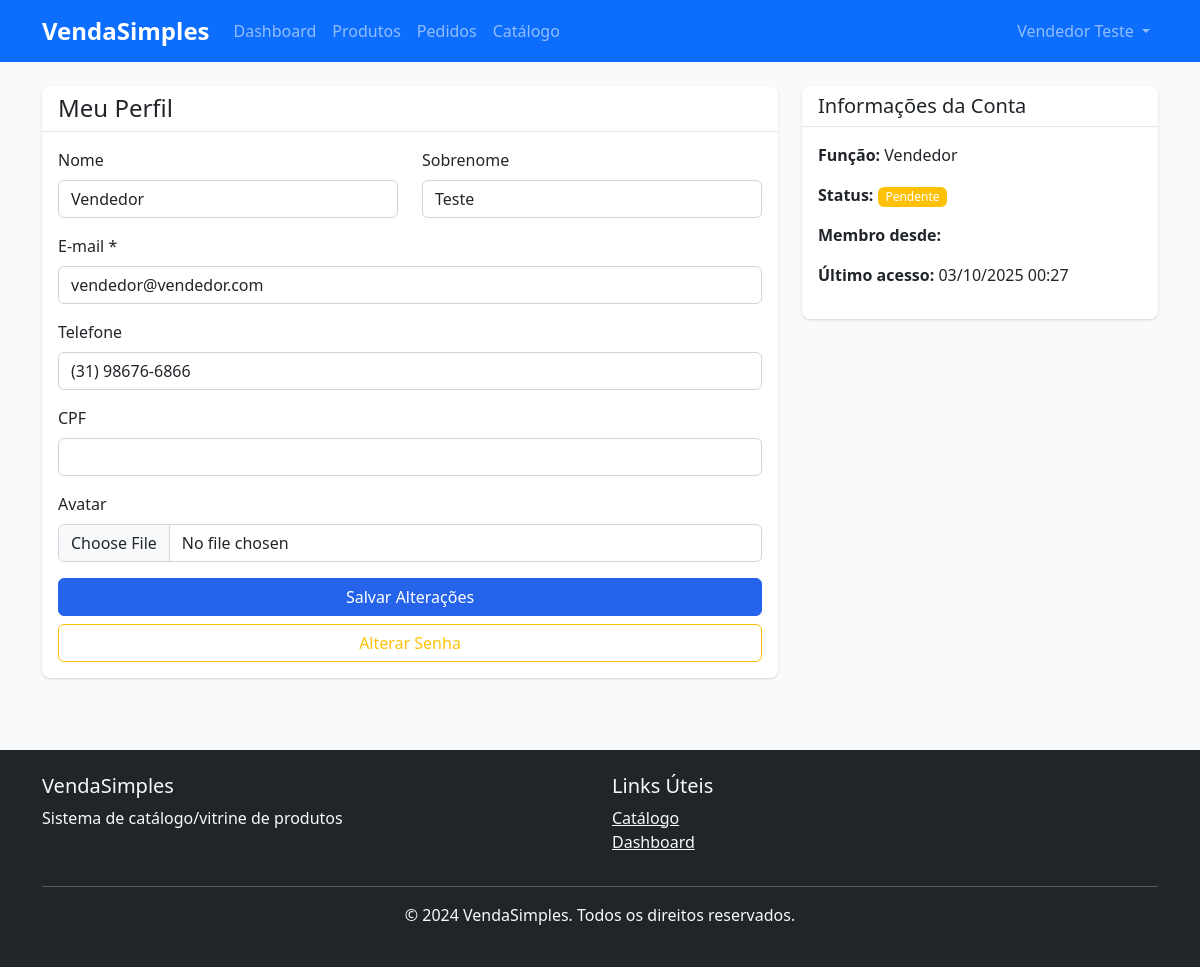
Before: /auth/profile/ (signed in) with the older database file.
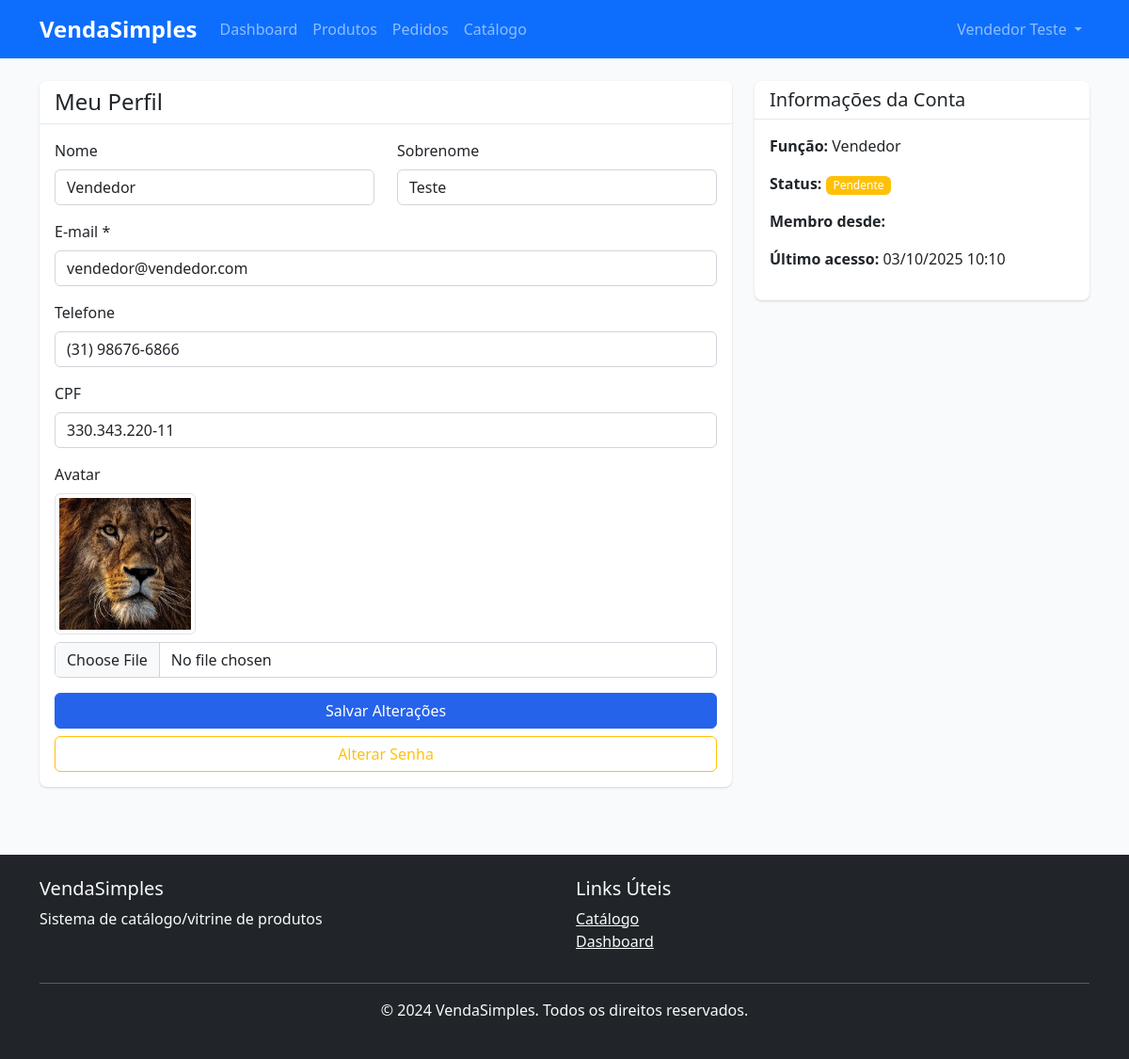
After: the same page with the newer database file.
### apps/authentication/models.py (models this page shows, shortened)
class Profile(TimeStampedModel):
    user = models.OneToOneField(
        User,
        on_delete=models.CASCADE,
        related_name='profile'
    )
    cpf = models.CharField(
        max_length=14,
        unique=True,
        null=True,
        blank=True,
        db_index=True,
        validators=[validate_cpf],
        verbose_name='CPF'
    )
    telefone = models.CharField(
        max_length=20,
        null=True,
        blank=True,
        validators=[validate_phone],
        verbose_name='Telefone'
    )
    whatsapp = models.CharField(
        max_length=20,
        null=True,
        blank=True,
        validators=[validate_phone],
        verbose_name='WhatsApp'
    )
    data_nascimento = models.DateField(
        null=True,
        blank=True,
        verbose_name='Data de Nascimento'
    )
    avatar = models.ImageField(
        upload_to='avatars/',
        null=True,
        blank=True,
        verbose_name='Avatar'
    )
    empresa = models.ForeignKey(
        Empresa,
        on_delete=models.SET_NULL,
        null=True,
        blank=True,
        related_name='vendedores',
        verbose_name='Empresa'
    )
    cep = models.CharField(
        max_length=9,
        blank=True,
        validators=[validate_cep],
        verbose_name='CEP'
    )
    endereco = models.CharField(
        max_length=255,
        blank=True,
        verbose_name='Endereço'
    )
    numero = models.CharField(
        max_length=20,
        blank=True,
        verbose_name='Número'
    )
    complemento = models.CharField(
        max_length=100,
        blank=True,
        verbose_name='Complemento'
    )
    bairro = models.CharField(
        max_length=100,
        blank=True,
        verbose_name='Bairro'
    )
    cidade = models.CharField(
        max_length=100,
        blank=True,
        verbose_name='Cidade'
    )
    estado = models.CharField(
        max_length=2,
        blank=True,
        verbose_name='Estado'
    )
    class Meta:
        db_table = 'profiles'
        verbose_name = 'Perfil'
        verbose_name_plural = 'Perfis'

class User(AbstractBaseUser, PermissionsMixin, TimeStampedModel, SoftDeleteModel):
    email = models.EmailField(
        unique=True,
        db_index=True,
        verbose_name='E-mail'
    )
    first_name = models.CharField(
        max_length=150,
        verbose_name='Nome'
    )
    last_name = models.CharField(
        max_length=150,
        verbose_name='Sobrenome'
    )
    role = models.CharField(
        max_length=20,
        choices=UserRole.choices,
        db_index=True,
        verbose_name='Função'
    )
    is_staff = models.BooleanField(
        default=False,
        verbose_name='Acesso ao Admin'
    )
    is_verified = models.BooleanField(
        default=False,
        db_index=True,
        verbose_name='E-mail Verificado'
    )
    phone = models.CharField(
        max_length=20,
        blank=True,
        null=True,
        validators=[validate_phone],
        verbose_name='Telefone'
    )
    USERNAME_FIELD = 'email'
    REQUIRED_FIELDS = ['first_name', 'last_name', 'role']
    objects = UserManager()
    class Meta:
        db_table = 'users'
        verbose_name = 'Usuário'
        verbose_name_plural = 'Usuários'
        indexes = [
            models.Index(fields=['email', 'role']),
            models.Index(fields=['is_active', 'role']),
            models.Index(fields=['is_verified', 'is_active']),
        ]
    def get_full_name(self):
        return f"{self.first_name} {self.last_name}".strip()

### apps/authentication/views.py (the view)
# urls.py: path("profile/", views.profile_view, name="profile"),
@login_required
def profile_view(request):
    from .models import Profile
    user = request.user
    profile, created = Profile.objects.get_or_create(user=user)
    if request.method == "POST":
        user_form = UserProfileForm(request.POST, instance=user)
        profile_form = ProfileForm(request.POST, request.FILES, instance=profile)
        if user_form.is_valid() and profile_form.is_valid():
            user_form.save()
            profile_instance = profile_form.save(commit=False)
            if "avatar" in request.FILES:
                profile_instance.avatar = request.FILES.get("avatar")
            profile_instance.user = user
            profile_instance.save()
            messages.success(request, "Perfil atualizado com sucesso!")
            return redirect("authentication:profile")
    else:
        user_form = UserProfileForm(instance=user)
        profile_form = ProfileForm(instance=profile)
    context = {
        "user_form": user_form,
        "profile_form": profile_form,
    }
    return render(request, "authentication/profile.html", context)

### apps/authentication/forms.py (shortened to what this page needs)
class UserProfileForm(forms.ModelForm):
    class Meta:
        model = User
        fields = ["first_name", "last_name", "email", "phone"]
        widgets = {
            "first_name": forms.TextInput(attrs={"class": "form-control"}),
            "last_name": forms.TextInput(attrs={"class": "form-control"}),
            "email": forms.EmailInput(attrs={"class": "form-control"}),
            "phone": forms.TextInput(
                attrs={"class": "form-control", "data-mask": "(00) 00000-0000"}
            ),
        }

### apps/carrinho/context_processors.py (called while the page is built)
def carrinho(request):
    return {
        'carrinho': Cart(request)
    }

### apps/configuracoes/context_processors.py (called while the page is built)
def configuracoes_site(request):
    return {
        'site_name': 'VendaSimples',
        'site_description': 'Sistema de catálogo/vitrine de produtos',
    }

### templates/authentication/profile.html (shortened to what this page needs)
{% extends 'base/base.html' %}
{% block content %}
<div class="container py-4">
  <div class="row">
    <div class="col-md-8">
      <div class="card">
        <div class="card-header">
          <h4 class="mb-0">Meu Perfil</h4>
        </div>
        <div class="card-body">
          <form method="post" enctype="multipart/form-data">
            <div class="row">
              <div class="col-md-6">
                <div class="mb-3">
                  <label for="{{ user_form.first_name.id_for_label }}" class="form-label">Nome</label>
                  {{ user_form.first_name }}
                </div>
              </div>
              <div class="col-md-6">
                <div class="mb-3">
                  <label for="{{ user_form.last_name.id_for_label }}" class="form-label">Sobrenome</label>
                  {{ user_form.last_name }}
                </div>
              </div>
            </div>
            <div class="mb-3">
              <label for="{{ user_form.email.id_for_label }}" class="form-label">E-mail *</label>
              {{ user_form.email }}
            </div>
            <div class="mb-3">
              <label for="{{ user_form.phone.id_for_label }}" class="form-label">Telefone</label>
              {{ user_form.phone }}
            </div>
            <div class="mb-3">
              <label for="{{ profile_form.cpf.id_for_label }}" class="form-label">CPF</label>
              {{ profile_form.cpf }}
            </div>
            <div class="mb-3">
              <label for="{{ profile_form.avatar.id_for_label }}" class="form-label">Avatar</label>
              {% if profile_form.instance.avatar %}
              <div class="mb-2">
                <img src="{{ profile_form.instance.avatar.url }}" alt="Avatar atual" class="img-thumbnail" style="max-width: 150px; height: auto;">
              </div>
              {% endif %}
              {{ profile_form.avatar }}
            </div>
            <div class="d-grid gap-2">
              <button type="submit" class="btn btn-primary">Salvar Alterações</button>
              <a href="{% url 'authentication:change_password' %}" class="btn btn-outline-warning">Alterar Senha</a>
            </div>
          </form>
        </div>
      </div>
    </div>
    <div class="col-md-4">
      <div class="card">
        <div class="card-header">
          <h5 class="mb-0">Informações da Conta</h5>
        </div>
        <div class="card-body">
          <p><strong>Função:</strong> {{ user.get_role_display }}</p>
          <p><strong>Status:</strong>
            {% if user.is_verified %}
              <span class="badge bg-success">Verificado</span>
            {% else %}
              <span class="badge bg-warning">Pendente</span>
            {% endif %}
          </p>
          <p><strong>Membro desde:</strong> {{ user.date_joined|date:"d/m/Y" }}</p>
          <p><strong>Último acesso:</strong> {{ user.last_login|date:"d/m/Y H:i"|default:"Nunca" }}</p>
        </div>
      </div>
    </div>
  </div>
</div>
{% endblock %}

### templates/base/navbar.html (shortened to what this page needs)
<nav class="navbar navbar-expand-lg navbar-dark bg-primary">
    <div class="container">
        <a class="navbar-brand" href="{% url 'dashboard:home' %}">
            <strong>VendaSimples</strong>
        </a>
        <div class="collapse navbar-collapse" id="navbarNav">
            <ul class="navbar-nav me-auto">
                {% if user.is_authenticated %}
                    <li class="nav-item">
                        <a class="nav-link" href="{% url 'dashboard:home' %}">Dashboard</a>
                    </li>
                    {% if user.role == 'SUPER' or user.role == 'EMPRESA' or user.role == 'VENDEDOR' %}
                        <li class="nav-item">
                            <a class="nav-link" href="{% url 'produtos:list' %}">Produtos</a>
                        </li>
                        <li class="nav-item">
                            <a class="nav-link" href="{% url 'pedidos:list' %}">Pedidos</a>
                        </li>
                    {% endif %}
                    <li class="nav-item">
                        <a class="nav-link" href="{% url 'catalogo:list' %}">Catálogo</a>
                    </li>
                {% endif %}
            </ul>
            <ul class="navbar-nav">
                {% if user.is_authenticated %}
                    <li class="nav-item dropdown">
                        <a class="nav-link dropdown-toggle" href="#" role="button" data-bs-toggle="dropdown">
                            {{ user.get_full_name }}
                        </a>
                    </li>
                {% endif %}
            </ul>
        </div>
    </div>
</nav>

Changed rows visible on the page:
changed User "Vendedor Teste": last_login "03/10/2025 00:27" → "03/10/2025 10:10"
changed Profile: cpf (not shown) → "330.343.220-11"; instance.avatar: picture added
